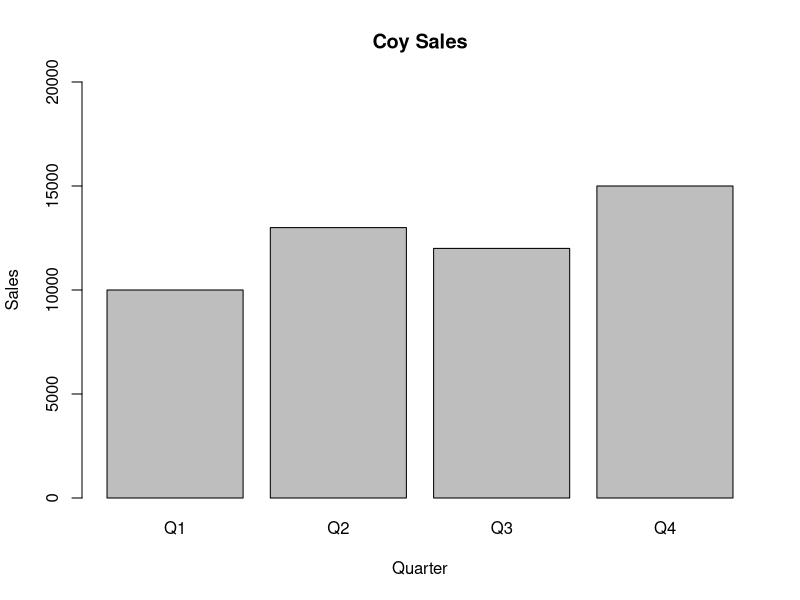

Write R code to recreate this figure.
# Assignment-3 Q-2
v1 <- sample(c('A','P'), size=30, replace=T, prob = c(0.3,0.7))
v1
table(v1)
# Q-1
q = c('Q1','Q2','Q3','Q4')
s = c(10000,13000,12000,15000)
df1 = data.frame(q,s)
df1
barplot(df1$s,names.arg=df1$q,xlab='Quarter',ylab='Sales',main='Coy Sales',ylim=c(0,20000))
df1[df1$s>11000,]
df1[df1$q=='Q3',2]
# Q-3
set.seed(1000)
P1 <- ceiling(runif(10,30,100))
set.seed(1100)
P2 <- ceiling(runif(10,30,100))
set.seed(1200)
P3 <- ceiling(runif(10,30,100))
set.seed(1300)
P4 <- ceiling(runif(10,30,100))
set.seed(1400)
P5 <- ceiling(runif(10,30,100))
df2 <- data.frame(P1,P2,P3,P4,P5)
rownames(df2) <- c('M1','M2','M3','M4','M5','M6','M7','M8','M9','M10')
df2
mean(df2$P1) # returns 60.3
mean(df2$P2) # returns 56.8
mean(df2$P3) # returns 70.5
mean(df2$P4) # returns 64.7
mean(df2$P5) # returns 68.5
sum(df2['M1',])/ncol(df2) # returns 59.2
sum(df2['M2',])/ncol(df2) # returns 66.2
sum(df2['M3',])/ncol(df2) # returns 69.6
sum(df2['M4',])/ncol(df2) # returns 61.6
sum(df2['M5',])/ncol(df2) # returns 60.4
sum(df2['M6',])/ncol(df2) # returns 50.4
sum(df2['M7',])/ncol(df2) # returns 65.2
sum(df2['M8',])/ncol(df2) # returns 74.8
sum(df2['M9',])/ncol(df2) # returns 70.2
sum(df2['M10',])/ncol(df2) # returns 64
# Q-4
# Create a list for storing  various info 
g <- c('Achal','Apoorva','Lalit','Goldie') # vector for guests
course <- c('BSc','LLB','MSc')
school <- c('Animation','Law','Data Science')
number <- c(50,20,24)
males <- c(40,16,19)
females <- c(10,4,5)
hosts <- data.frame(course,school,number,males,females)
food <- c(100,300,400,500,230)
decoration <- c(500,200,150,400,700)
list1 <- list(g,hosts,food,decoration)
sum(list1[[3]])
sum(list1[[4]])
list1[[2]]$males
list1[[2]]$females
length(list1[[1]])
# Q-6
Students <- c('S1','S2','S3','S4','S5')
Gender <- c('M','F', 'M', 'M', 'F')
Age <- c(23, 22, 21, 25, 22)
City <- c('Delhi','Noida','Lucknow','Delhi','Noida')
Cat <- c('Gen','OBC','Gen','SCST','Gen')
sdf <- data.frame(Students,Gender,Age,City,Cat,stringsAsFactors = F)
table(sdf$Cat,sdf$Students)
table(sdf$Gender,sdf$Students)
sdf[1,'Students'] = 'Student1'
sdf[2,'Students'] = 'Student2'
sdf[3,'Students'] = 'Student3'
sdf[4,'Students'] = 'Student4'
sdf[5,'Students'] = 'Student5'
# Q-5
set.seed(1234)
m1 <- ceiling(runif(30,1000,2000))
m1
a1 <- array(m1,dim=c(5,3,2),dimnames=list(c('S1','S2','S3','S4','S5'),c('Graduate','PG','Diploma'),c('DS','Law')))
a1
a1['S5','PG','DS']
a1['S1','Diploma','Law']
mean(a1)
apply(a1,c(1),sum)
apply(a1,c(2),sum)
apply(a1,c(3),sum)
a1['S1',,]
a1[,,'DS']
